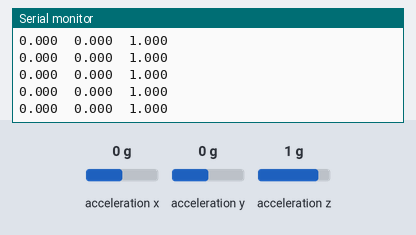
The sketch below on a simulated ESP32. Parts: the last lines printed to the serial monitor. Inputs (shaded band) come from the test bench; at power-on: acceleration x 0 g, acceleration y 0 g, acceleration z 1 g.

Above: at 1.2 s.
1.3 s: acceleration x set to -1.4 g
At 2.4 s:
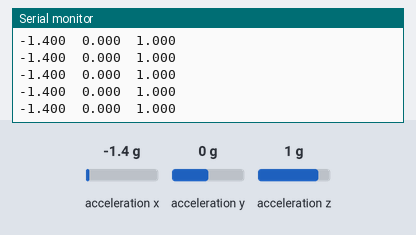
4.3 s: acceleration x set to 0 g
At 5.3 s:
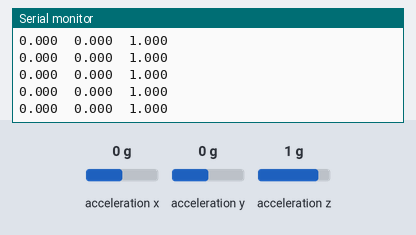
7.3 s: acceleration y set to -1.4 g
At 8.2 s:
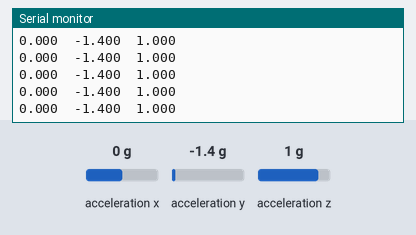
8.8 s: acceleration z set to -1.4 g
At 9.6 s:
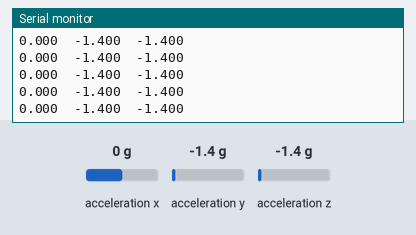

Measured:
- after the input at 1.3 s, the serial monitor: prints a new line at once (image 1)
- after the input at 4.3 s, the serial monitor: prints a new line at once (image 2)
- after the input at 7.3 s, the serial monitor: prints a new line at once (image 3)
- after the input at 8.8 s, the serial monitor: prints a new line at once (image 4)

The sketch:

IMUKnockTest.ino
```cpp
// (licence header left out)
#include <Wire.h>                 // Must include Wire library for I2C
#include "SparkFun_MMA8452Q.h"    // Click here to get the library: http://librarymanager/All#SparkFun_MMA8452Q

MMA8452Q accel;                   // create instance of the MMA8452 class

// I2C Pins
const int SDA_PIN = 4;
const int SCL_PIN = 5;

void setup() {
  Serial.begin(9600);
  Serial.println("MMA8452Q Change Scale Test Code!");
  Wire.begin(SDA_PIN, SCL_PIN);

  if (accel.begin() == false) {
    Serial.println("Not Connected. Please check connections and read the hookup guide.");
    while (1);
  }

  /* Default scale is +/-2g (full-scale range)
     Set scale using SCALE_2G, SCALE_4G, SCALE_8G
     Sets scale to +/-2g, 4g, or 8g respectively
  */
  accel.setScale(SCALE_2G);
}

void loop() {
  if (accel.available()) {      // Wait for new data from accelerometer
    // Acceleration of x, y, and z directions in g units
    Serial.print(accel.getCalculatedX(), 3);
    Serial.print("\t");
    Serial.print(accel.getCalculatedY(), 3);
    Serial.print("\t");
    Serial.print(accel.getCalculatedZ(), 3);
    Serial.println();
  }
}
```
